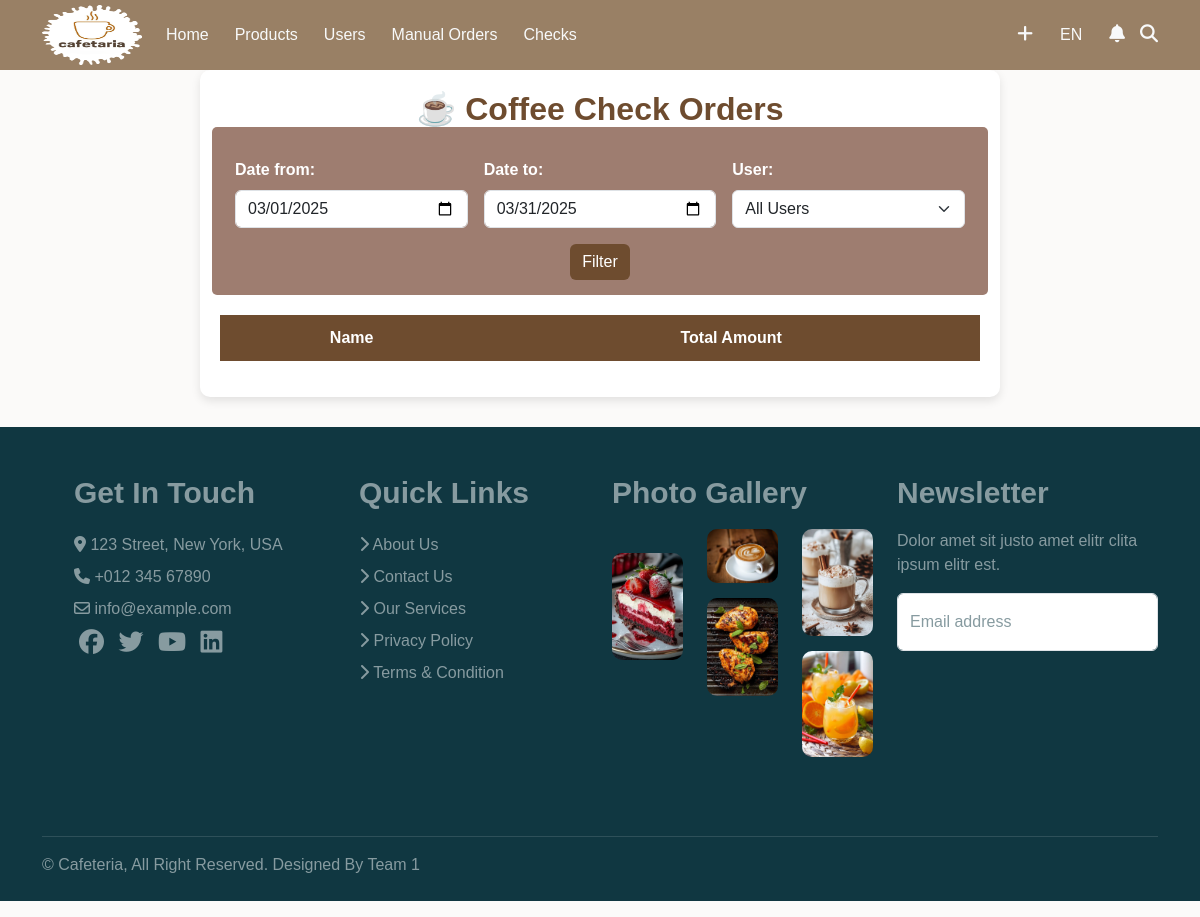
/project/Cafeteria_php/pages/check.php, run on an earlier commit of the app's database.
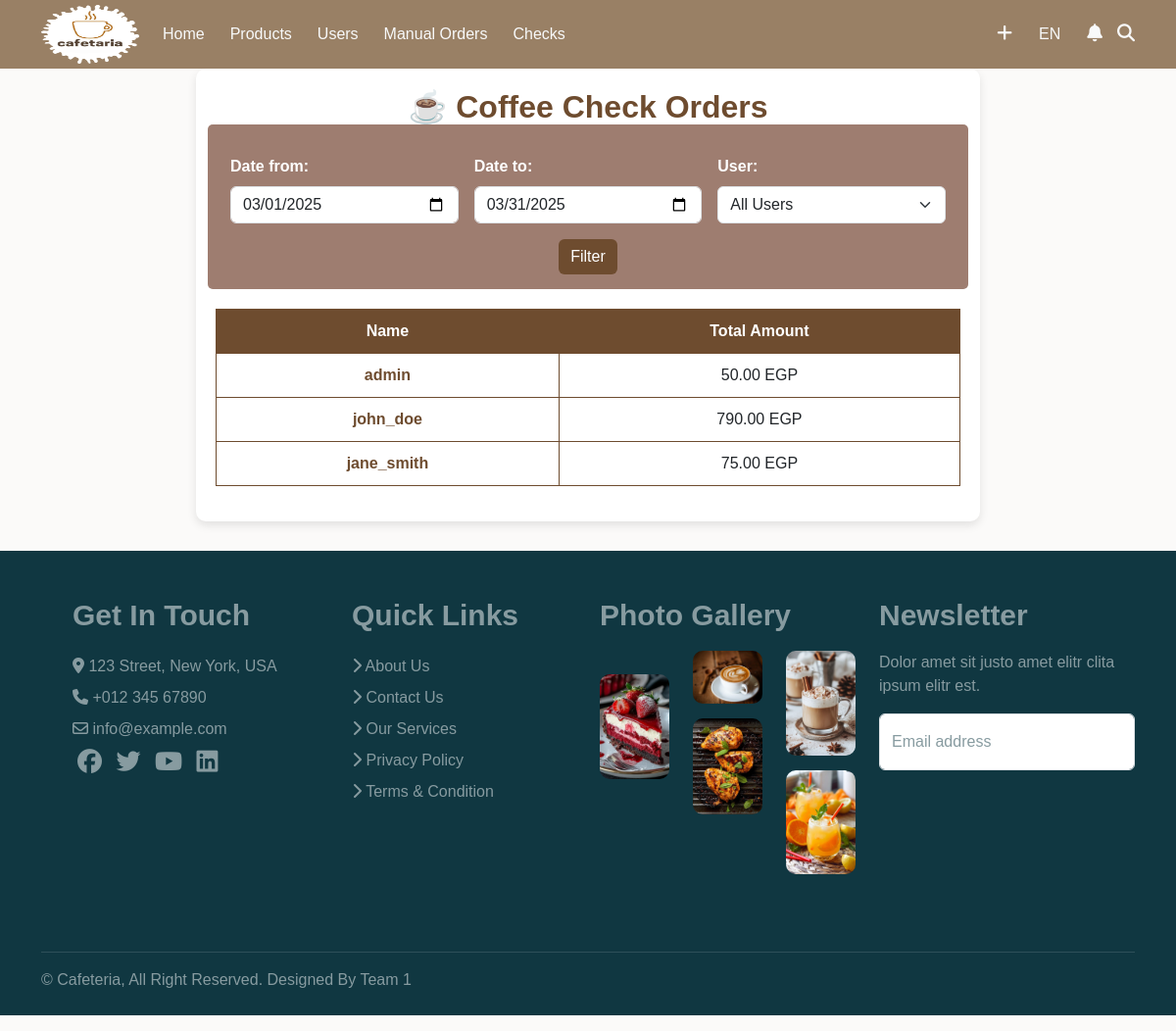
And on a later commit of the database.
### tables this page shows
CREATE TABLE `users` (
  `user_id` int NOT NULL,
  `username` varchar(50) NOT NULL,
  `password` varchar(255) NOT NULL,
  `email` varchar(100) NOT NULL,
  `phone` varchar(15) DEFAULT NULL,
  `role` enum('user','admin') NOT NULL,
  `user_img` varchar(500) NOT NULL
);

### project/Cafeteria_php/pages/check.php (the view, shortened to what this page needs)
<?php include '../include/header.php' ?>
<?php
require "../config/config.php" ;
$start_date = isset($_GET['start_date']) ? $_GET['start_date'] : date('Y-m-01');
$end_date = isset($_GET['end_date']) ? $_GET['end_date'] : date('Y-m-t');
$order_query = "SELECT users.user_id, users.username, SUM(orders.total_price) AS total_amount
                FROM orders
                JOIN users ON orders.user_id = users.user_id
                WHERE orders.created_at BETWEEN :start_date AND :end_date";
$order_query .= " GROUP BY users.user_id";
$order_stmt = $conn->prepare($order_query);
$order_stmt->bindParam(':start_date', $start_date);
$order_stmt->bindParam(':end_date', $end_date);
$order_stmt->execute();
$user_orders = $order_stmt->fetchAll(PDO::FETCH_ASSOC);
?>
<!DOCTYPE html>
<html lang="en">
<head>
    <link href="https://cdn.jsdelivr.net/npm/bootstrap@5.3.0/dist/css/bootstrap.min.css" rel="stylesheet">
    <link rel="stylesheet" href="./css/check.css">
    <link rel="stylesheet" href="./css/myorder.css">
</head>
<body>
<div class="container custom-container">
    <h1 class="custom-title">☕ Coffee Check  Orders </h1>
    <form method="GET" class="row g-3 custom-filter-form">
        <div class="col-md-4">
            <label for="start_date" class="form-label">Date from:</label>
            <input type="date" id="start_date" name="start_date" class="form-control" value="<?= htmlspecialchars($start_date) ?>" required>
        </div>
        <div class="col-md-4">
            <label for="end_date" class="form-label">Date to:</label>
            <input type="date" id="end_date" name="end_date" class="form-control" value="<?= htmlspecialchars($end_date) ?>" required>
        </div>
        <div class="col-md-4">
            <label for="user_id" class="form-label">User:</label>
            <select id="user_id" name="user_id" class="form-select">
                <option value="">All Users</option>
            </select>
        </div>
        <div class="col-12 text-center">
            <button type="submit" class="btn custom-btn">Filter</button>
        </div>
    </form>
    <table class="table custom-table">
        <thead>
            <tr>
                <th>Name</th>
                <th>Total Amount</th>
            </tr>
        </thead>
        <tbody>
            <?php foreach ($user_orders as $row): ?>
                <tr>
                    <td>
                        <span class="custom-user-link" data-user="<?= $row['user_id'] ?>">
                            <?= htmlspecialchars($row['username']) ?>
                        </span>
                    </td>
                    <td><?= htmlspecialchars($row['total_amount']) ?> EGP</td>
                </tr>
            <?php endforeach; ?>
        </tbody>
    </table>
</div>
</body>
</html>
<?php include '../include/footer.php'; ?>

### project/Cafeteria_php/include/header.php (shortened to what this page needs)
<!DOCTYPE html>
<html lang="en">
<head>
    <link rel="stylesheet" href="https://cdnjs.cloudflare.com/ajax/libs/font-awesome/6.5.1/css/all.min.css">
    <link rel="stylesheet" href="https://cdn.jsdelivr.net/npm/bootstrap@5.3.3/dist/css/bootstrap.min.css"
>
<link rel="stylesheet" href="https://cdn.jsdelivr.net/npm/bootstrap@5.3.3/dist/css/bootstrap.min.css"
integrity="sha384-QWTKZyjpPEjISv5WaRU9OFeRpok6YctnYmDr5pNlyT2bRjXh0JMhjY6hW+ALEwIH">
</head>
<body>
<nav class="navbar navbar-expand-lg ">
    <div class="container">
        <a class="navbar-brand" href="#">
            <img src="../assets/imgs/logopop.png" alt="Logo" style="width: 100px; height: 60px;">
        </a>
        <div class="collapse navbar-collapse" id="navbarSupportedContent">
            <ul class="navbar-nav me-auto mb-2 mb-lg-0">
                <li class="nav-item"><a class="nav-link text-light" href="../pages/admin_create_order.php">Home</a></li>
                <li class="nav-item"><a class="nav-link text-light" href="../pages/allProducts.php">Products</a></li>
                <li class="nav-item"><a class="nav-link text-light" href="../pages/allUser.php">Users</a></li>
                <li class="nav-item"><a class="nav-link text-light" href="../pages/admin_orders.php">Manual Orders</a></li>
                <li class="nav-item"><a class="nav-link text-light" href="../pages/check.php">Checks</a></li>
            </ul>
            <ul class="nav-icon">
                <li><a class="text-light" href="#"><i class="fa-solid fa-plus"></i></a></li>
                <li><a class="btn text-light" href="#">EN</a></li>
                <li><a class="text-light" href="#"><i class="fa-solid fa-bell"></i></a></li>
                <li><a class="text-light" href="#"><i class="fa-solid fa-magnifying-glass lens"></i></a></li>
            </ul>
        </div>
    </div>
</nav>
</body>
</html>

### project/Cafeteria_php/include/footer.php (shortened to what this page needs)
<footer  class="footer-section">
            <div class="container">
                <div class="row pb-5 pt-5">
                    <div class="col-xl-3 col-md-6">
                        <ul>
                            <li><h4>Get In Touch</h4></li>
                            <li>
                                <i class="fa-solid fa-location-dot"></i> 123
                                Street, New York, USA
                            </li>
                            <li>
                                <i class="fa-solid fa-phone"></i> +012 345 67890
                            </li>
                            <li>
                                <i class="fa-regular fa-envelope"></i>
                                info@example.com
                            </li>
                            <li>
                                <i class="fa-brands fa-facebook"></i>
                                <i class="fa-brands fa-twitter"></i>
                                <i class="fa-brands fa-youtube"></i>
                                <i class="fa-brands fa-linkedin"></i>
                            </li>
                        </ul>
                    </div>
                    <div class="col-xl-3 col-md-6">
                        <ul>
                            <li><h4>Quick Links</h4></li>
                            <li>
                                <i class="fa-solid fa-chevron-right"></i> About
                                Us
                            </li>
                            <li>
                                <i class="fa-solid fa-chevron-right"></i>
                                Contact Us
                            </li>
                            <li>
                                <i class="fa-solid fa-chevron-right"></i> Our
                                Services
                            </li>
                            <li>
                                <i class="fa-solid fa-chevron-right"></i>
                                Privacy Policy
                            </li>
                            <li>
                                <i class="fa-solid fa-chevron-right"></i> Terms
                                & Condition
                            </li>
                        </ul>
                    </div>
                    <div class="col-xl-3 col-md-6">
                        <h4>Photo Gallery</h4>
                        <div class="row">
                            <div class="col-xl-4 col-md-4 col-lg-4">
                                <img
                                    src="./imgs/cheesecake.jfif"
                                    alt=""
                                    class="w-100" />
                            </div>
                            <div class="col-xl-4 col-md-4 col-sm-4">
                                <img
                                    src="./imgs/coffee.jfif"
                                    alt=""
                                    class="w-100" />
                                <img
                                    src=".//imgs/grilledchicken.jfif"
                                    alt=""
                                    class="w-100" />
                            </div>
                            <div class="col-xl-4 col-md-4 col-sm-4">
                                <img
                                    src=".//imgs/latte.jfif"
                                    alt=""
                                    class="w-100" />
                                <img
                                    src="./imgs/orangejuice.jfif"
                                    alt=""
                                    class="w-100" />
                            </div>
                        </div>
                    </div>
                    <div class="col-xl-3 col-md-6">
                        <h4>Newsletter</h4>
                        <p>
                            Dolor amet sit justo amet elitr clita ipsum elitr
                            est.
                        </p>
                        <div class="form-floating mb-3">
                            <input
                                type="email"
                                class="form-control"
                                id="floatingInput"
                                placeholder="name@example.com" />
                            <label for="floatingInput">Email address</label>
                        </div>
                    </div>
                </div>
                <hr />
                <p class="pb-4">
                    <span>© Cafeteria</span>, All Right Reserved. Designed By
                    <span>Team 1</span>
                </p>
            </div>
        </footer>
</body>
</html>

### project/Cafeteria_php/pages/css/check.css (style rules this page uses)
body { font-family: 'Arial', sans-serif; background-color: rgb(251, 250, 249); }
.custom-container { max-width: 800px; margin: auto; padding: 20px; background: #ffffff; border-radius: 10px; box-shadow: 0px 4px 10px rgba(0, 0, 0, 0.1); }
.custom-title { color: #6e4c2f; margin-bottom: 15px; font-size: 2em; font-weight: bold; text-align: center; }
.custom-filter-form { background: #9e7d70; border-radius: 5px; padding: 15px; }
.custom-filter-form label { color: white; font-weight: bold; }
.custom-btn { background-color: #6e4c2f; color: white; border: none; }
.custom-table { width: 100%; margin-top: 20px; border-collapse: collapse; }
.custom-table th, .custom-table td { padding: 10px; border: 1px solid #6e4c2f; text-align: center; }
.custom-table th { background-color: #6e4c2f; color: white; }
.custom-user-link { cursor: pointer; color: #6e4c2f; font-weight: bold; }

### project/Cafeteria_php/pages/css/myorder.css (style rules this page uses)
.navbar { background-color: rgb(153, 128, 101) !important; display: flex; align-items: center; justify-content: space-between; padding: 10px; margin-top: 0; height: 70px; }
.navbar .nav-item { margin-right: 10px; }
.nav-icon { display: flex; align-items: center; gap: 15px; list-style: none; margin: 0; padding: 0; }
.nav-icon li { display: flex; align-items: center; }
.nav-icon a, .nav-icon button { background: none; border: none; cursor: pointer; font-size: 16px; color: #333; }
.nav-icon i { font-size: 18px; }
table { width: 100%; border-collapse: collapse; }
th, td { border: 1px solid black; padding: 10px; text-align: center; }
th { background-color: #f4f4f4; }
.footer-section { background-color: rgb(16, 55, 65); width: 100%; margin-top: 30px; margin-bottom: 0; color: rgb(135, 155, 160); }
.footer-section h4 { color: var(--main-color); font-family: var(--lob); font-size: 30px; font-weight: 600; padding-bottom: 10px; }
.footer-section ul { list-style-type: none; line-height: 2; }
.footer-section img { border-radius: 10px; border: 5px solid var(--main-color); margin-bottom: 15px; }
.footer-section .fa-brands { color: var(--main-color); font-size: 25px; padding: 5px; }
.footer-section span { color: var(--main-color); }

What changed in the data, as far as the page shows it:
added users: username "admin", total_amount "50.00"
added users: username "john_doe", total_amount "790.00"
added users: username "jane_smith", total_amount "75.00"
